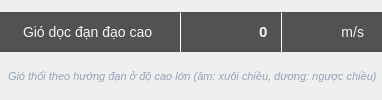
       <widget class="QWidget" name="windAlongHighContainer" native="true">
        <layout class="QVBoxLayout" name="windAlongHighLayout">
         <property name="spacing">
          <number>3</number>
         </property>
         <property name="leftMargin">
          <number>0</number>
         </property>
         <property name="topMargin">
          <number>0</number>
         </property>
         <property name="rightMargin">
          <number>0</number>
         </property>
         <property name="bottomMargin">
          <number>0</number>
         </property>
         
         <!-- Capsule Input -->
         <item>
          <widget class="QWidget" name="windAlongHighCapsule" native="true">
           <property name="minimumSize">
            <size>
             <width>0</width>
             <height>40</height>
            </size>
           </property>
           <property name="maximumSize">
            <size>
             <width>16777215</width>
             <height>40</height>
            </size>
           </property>
           <layout class="QHBoxLayout" name="windAlongHighCapsuleLayout">
            <property name="spacing">
             <number>0</number>
            </property>
            <property name="leftMargin">
             <number>0</number>
            </property>
            <property name="topMargin">
             <number>0</number>
            </property>
            <property name="rightMargin">
             <number>0</number>
            </property>
            <property name="bottomMargin">
             <number>0</number>
            </property>
            
            <!-- Label bên trái -->
            <item>
             <widget class="QLabel" name="windAlongHighLabel">
              <property name="minimumSize">
               <size>
                <width>180</width>
                <height>40</height>
               </size>
              </property>
              <property name="maximumSize">
               <size>
                <width>16777215</width>
                <height>40</height>
               </size>
              </property>
              <property name="text">
               <string>Gió dọc đạn đạo cao</string>
              </property>
              <property name="alignment">
               <set>Qt::AlignLeft|Qt::AlignVCenter</set>
              </property>
              <property name="styleSheet">
               <string notr="true">QLabel {
    background-color: #525252;
    color: #F1F5F9;
    font-size: 14px;
    font-family: 'Tahoma', Arial, sans-serif;
    padding-left: 20px;
    border-top-left-radius: 25px;
    border-bottom-left-radius: 25px;
}</string>
              </property>
             </widget>
            </item>
            
            <!-- Separator 1 -->
            <item>
             <widget class="Line" name="windAlongHighSep1">
              <property name="minimumSize">
               <size>
                <width>1</width>
                <height>0</height>
               </size>
              </property>
              <property name="maximumSize">
               <size>
                <width>1</width>
                <height>16777215</height>
               </size>
              </property>
              <property name="styleSheet">
               <string notr="true">background-color: #F1F5F9;</string>
              </property>
              <property name="orientation">
               <enum>Qt::Vertical</enum>
              </property>
             </widget>
            </item>
            
            <!-- Input Field -->
            <item>
             <widget class="QLineEdit" name="windAlongHighInput">
              <property name="minimumSize">
               <size>
                <width>100</width>
                <height>40</height>
               </size>
              </property>
              <property name="maximumSize">
               <size>
                <width>100</width>
                <height>40</height>
               </size>
              </property>
              <property name="text">
               <string>0</string>
              </property>
              <property name="alignment">
               <set>Qt::AlignRight|Qt::AlignVCenter</set>
              </property>
              <property name="styleSheet">
               <string notr="true">QLineEdit {
    background-color: #525252;
    color: #F1F5F9;
    border: none;
    font-size: 15px;
    font-weight: bold;
    font-family: 'Tahoma', Arial, sans-serif;
    padding-right: 10px;
}
QLineEdit:focus {
    background-color: #626262;
}
QLineEdit:disabled {
    background-color: #3a3a3a;
    color: #808080;
}</string>
              </property>
             </widget>
            </item>
            
            <!-- Separator 2 -->
            <item>
             <widget class="Line" name="windAlongHighSep2">
              <property name="minimumSize">
               <size>
                <width>1</width>
                <height>0</height>
               </size>
              </property>
              <property name="maximumSize">
               <size>
                <width>1</width>
                <height>16777215</height>
               </size>
              </property>
              <property name="styleSheet">
               <string notr="true">background-color: #F1F5F9;</string>
              </property>
              <property name="orientation">
               <enum>Qt::Vertical</enum>
              </property>
             </widget>
            </item>
            
            <!-- Unit Label -->
            <item>
             <widget class="QLabel" name="windAlongHighUnit">
              <property name="minimumSize">
               <size>
                <width>100</width>
                <height>40</height>
               </size>
              </property>
              <property name="maximumSize">
               <size>
                <width>100</width>
                <height>40</height>
               </size>
              </property>
              <property name="text">
               <string>m/s</string>
              </property>
              <property name="alignment">
               <set>Qt::AlignRight|Qt::AlignVCenter</set>
              </property>
              <property name="styleSheet">
               <string notr="true">QLabel {
    background-color: #525252;
    color: #F1F5F9;
    font-size: 14px;
    font-family: 'Tahoma', Arial, sans-serif;
    padding-right: 15px;
    border-top-right-radius: 25px;
    border-bottom-right-radius: 25px;
}</string>
              </property>
             </widget>
            </item>
           </layout>
          </widget>
         </item>

         <!-- Note Label -->
         <item>
          <widget class="QLabel" name="windAlongHighNote">
           <property name="minimumSize">
            <size>
             <width>0</width>
             <height>20</height>
            </size>
           </property>
           <property name="maximumSize">
            <size>
             <width>16777215</width>
             <height>20</height>
            </size>
           </property>
           <property name="text">
            <string>Gió thổi theo hướng đạn ở độ cao lớn (âm: xuôi chiều, dương: ngược chiều)</string>
           </property>
           <property name="alignment">
            <set>Qt::AlignLeft|Qt::AlignTop</set>
           </property>
           <property name="wordWrap">
            <bool>true</bool>
           </property>
           <property name="styleSheet">
            <string notr="true">QLabel {
    background-color: transparent;
    color: #94A3B8;
    font-size: 11px;
    font-style: italic;
    padding-left: 5px;
    padding-right: 5px;
}</string>
           </property>
          </widget>
         </item>
        </layout>
       </widget>
